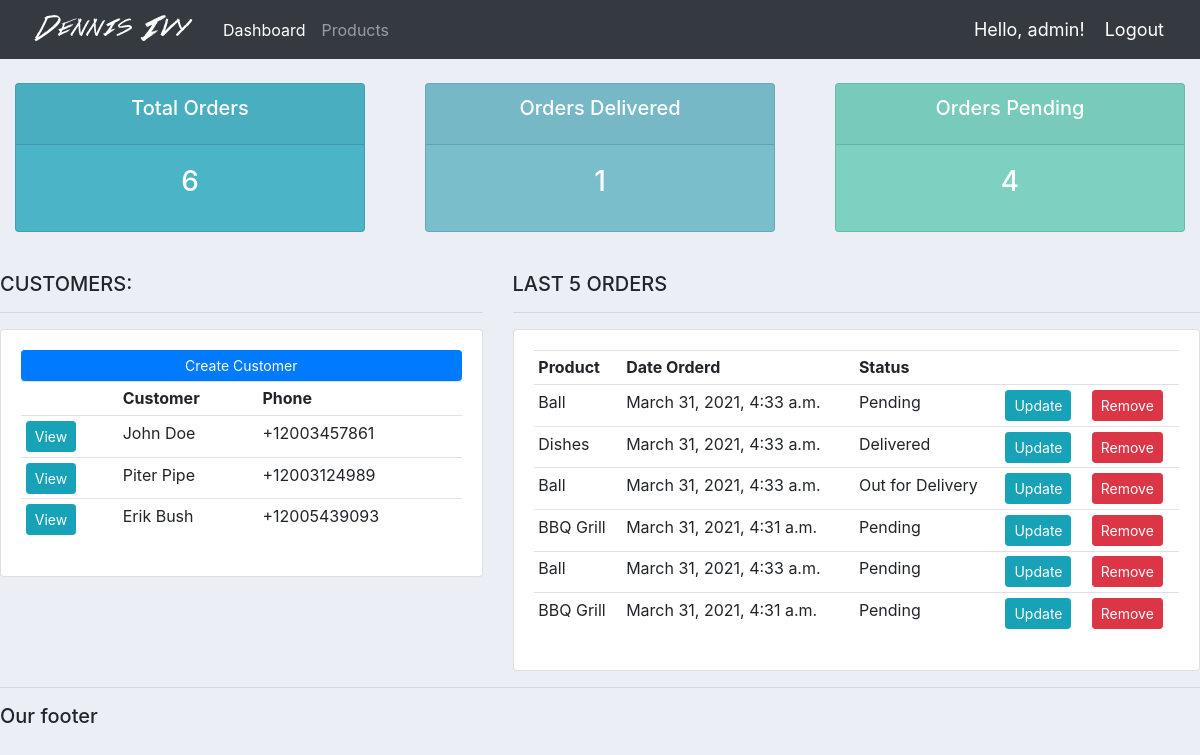
Page / (signed in) on the earlier database version.
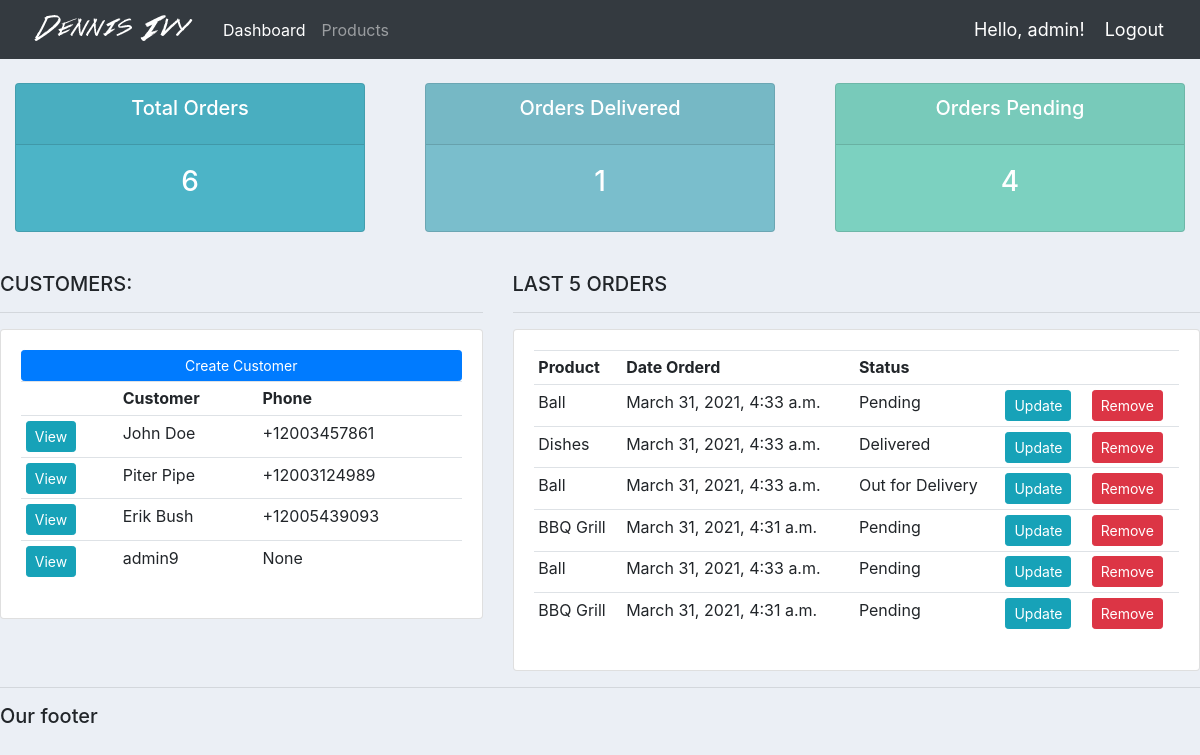
Same page on the later database version.
### accounts/models.py (models this page shows, shortened)
class Customer(models.Model):
    user = models.OneToOneField(User, null=True, blank=True, on_delete=models.CASCADE)
    name = models.CharField(max_length=200, null=True)
    phone = models.CharField(max_length=200, null=True)
    email = models.CharField(max_length=200, null=True)
    profile_pic = models.ImageField(default="profile1.png", null=True, blank=True)
    date_created = models.DateTimeField(auto_now_add=True, null=True)

class Orders(models.Model):
    STATUS = (
        ('Pending', 'Pending'),
        ('Out for Delivery', 'Out for Delivery'),
        ('Delivered', 'Delivered'),
    )
    customer = models.ForeignKey(Customer, null=True, on_delete=models.SET_NULL)
    product = models.ForeignKey(Product, null=True, on_delete=models.SET_NULL)
    date_created = models.DateTimeField(auto_now_add=True, null=True)
    status = models.CharField(max_length=200, null=True, choices=STATUS)
    note = models.CharField(max_length=1000, null=True)

class Product(models.Model):
    CATEGORY = (
        ('Indoor', 'Indoor'),
        ('Out Door', 'Out Door'),
    )
    name = models.CharField(max_length=200, null=True)
    price = models.FloatField(null=True)
    category = models.CharField(max_length=200, null=True, choices=CATEGORY)
    description = models.CharField(max_length=200, null=True, blank=True)
    date_created = models.DateTimeField(auto_now_add=True, null=True)
    tags = models.ManyToManyField(Tag)

### accounts/decorators.py (the view)
    def wrapper_func(request, *args, **kwargs):
        group = None
        if request.user.groups.exists():
            group = request.user.groups.all()[0].name
        if group == 'customer':
            return redirect('user-page')
        if group == 'admin':
            return view_func(request, *args, *kwargs)

### accounts/views.py (called while the page is built)
@login_required(login_url='login')
@admin_only
def home(request):
    orders = Orders.objects.all()
    customers = Customer.objects.all()
    total_customers = customers.count()
    total_orders = orders.count()
    delivered = orders.filter(status='Delivered').count()
    pending = orders.filter(status='Pending').count()
    context = {'orders': orders, 'customers': customers,
               'total_customers': total_customers,
               'total_orders': total_orders,
               'delivered': delivered, 'pending': pending}
    return render(request, 'accounts/dashboard.html', context)

### accounts/templates/accounts/dashboard.html
{% extends 'accounts/main.html' %}
{% block content %}
{% include 'accounts/status.html' %}
<br>
<div class="row">
	<div class="col-md-5">
		<h5>CUSTOMERS:</h5>
		<hr>
		<div class="card card-body">
			<a class="btn btn-primary  btn-sm btn-block" href="">Create Customer</a>
			<table class="table table-sm">
				<tr>
					<th></th>
					<th>Customer</th>
					<th>Phone</th>
				</tr>
				{% for customer in customers %}
					<tr>
						<td><a class="btn btn-sm btn-info" href="{% url 'customer' customer.id %}">View</a></td>
						<td>{{customer.name}}</td>
						<td>{{customer.phone}}</td>
					</tr>
				{% endfor %}
			</table>
		</div>
	</div>
	<div class="col-md-7">
		<h5>LAST 5 ORDERS</h5>
		<hr>
		<div class="card card-body">
			<table class="table table-sm">
				<tr>
					<th>Product</th>
					<th>Date Orderd</th>
					<th>Status</th>
					<th></th>
					<th></th>
				</tr>
				{% for order in orders %}
					<tr>
						<td>{{order.product.name}}</td>
						<td>{{order.product.date_created}}</td>
						<td>{{order.status}}</td>
						<td><a class="btn btn-sm btn-info" href="{% url 'update_order' order.id %}">Update</a></td>
						<td><a class="btn btn-sm btn-danger" href="{% url 'delete_order' order.id %}">Remove</a></td>
					</tr>
				{% endfor %}
			</table>
		</div>
	</div>
</div>
{% endblock %}

Differences in the rows shown:
added Customer: name "admin9", phone "None"
